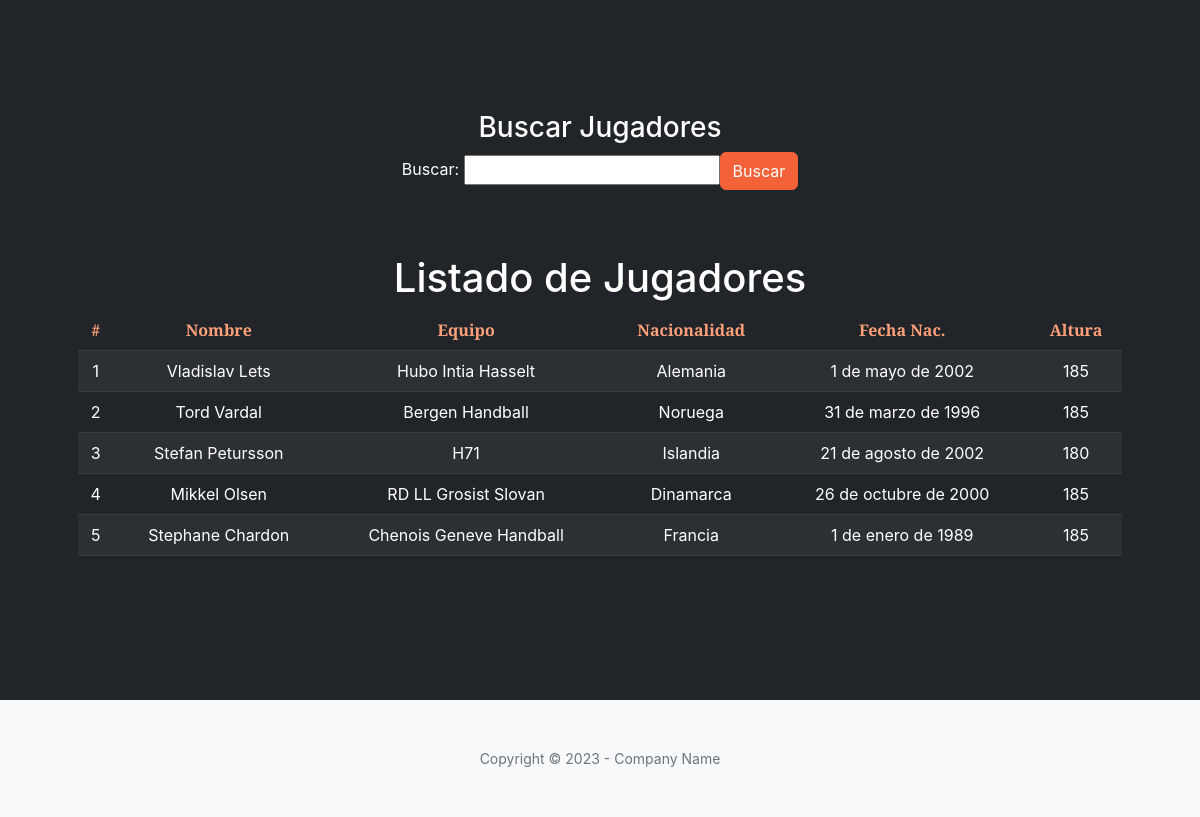
The app's page /jugadores/ (lower part), older data.
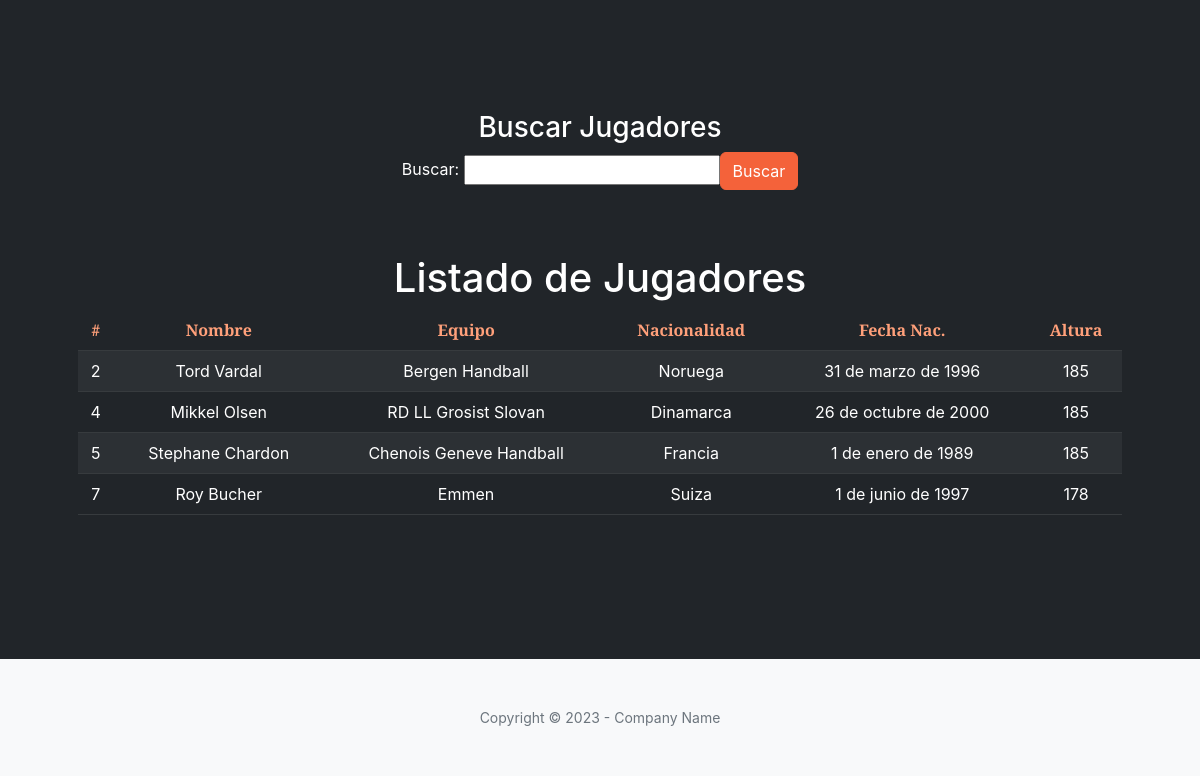
The same page, newer data.
### handball_app/models.py (models this page shows, shortened)
class Jugador(models.Model):
    nombre = models.CharField(max_length=255)
    altura = models.IntegerField()
    fecha_nacimiento = models.DateField()
    nacionalidad = models.CharField(max_length=100)
    club = models.CharField(max_length=100)
    estado_actividad = models.BooleanField()
    class Meta:
        verbose_name = 'Jugador'
        verbose_name_plural = 'Jugadores'

### handball_app/views.py (the view)
# urls.py: path('jugadores/', JugadorList.as_view(), name='jugadores'),
class JugadorList(ListView):
    model = Jugador

### handball_app/templates/handball_app/jugador_list.html (shortened to what this page needs)
{% extends 'handball_app/base.html' %}
{% load static %}
{% block datos %}
<h3>Buscar Jugadores</h3>
<form action="/jugadoresBuscar" method="get">
    <p> Buscar: <input type="text" name="buscar", id="buscar"><input class="btn btn-primary"type="submit" value="Buscar"></p>
</form>
<br>
<br>
<h1>Listado de Jugadores</h1>
<table class="table table-striped table-dark">
    <thead style="color:lightsalmon">
        <tr>
            <th scope="col">#</th>
            <th scope="col">Nombre</th>
            <th scope="col">Equipo</th>
            <th scope="col">Nacionalidad</th>
            <th scope="col">Fecha Nac.</th>
            <th scope="col">Altura</th>
        </tr>
    </thead>
    <tbody>
    {% for j in jugador_list %}
        <tr>
            <td>{{ j.id }}</td>
            <td>{{ j.nombre }}</td>
            <td>{{ j.club }}</td>
            <td>{{ j.nacionalidad }}</td>
            <td>{{ j.fecha_nacimiento }}</td>
            <td>{{ j.altura }}</td>
        </tr>
    {% endfor %}
    </tbody>
</table>
{% endblock datos %}

### handball_app/templates/handball_app/base.html (shortened to what this page needs)
<!DOCTYPE html>
<html lang="en">
    <head>
        {% load static %}
        <link href="https://cdn.jsdelivr.net/npm/bootstrap-icons@1.5.0/font/bootstrap-icons.css" rel="stylesheet" />
        <link href="https://cdnjs.cloudflare.com/ajax/libs/SimpleLightbox/2.1.0/simpleLightbox.min.css" rel="stylesheet" />
        <link href="{% static 'handball_app/css/styles.css' %}" rel="stylesheet" />
    </head>
    <body id="page-top">
        <section id="datos" class="page-section bg-dark text-white">
            <div class="container px-4 px-lg-5 text-center">
                {% block datos %}
                {% endblock datos %}
            </div>
        </section>
        <footer class="bg-light py-5">
            <div class="container px-4 px-lg-5"><div class="small text-center text-muted">Copyright &copy; 2023 - Company Name</div></div>
        </footer>
    </body>
</html>

Row changes from the older to the newer data that the page shows:
removed Jugador: id "1", nombre "Vladislav Lets", club "Hubo Intia Hasselt", nacionalidad "Alemania", fecha_nacimiento "1 de mayo de 2002", altura "185"
removed Jugador: id "3", nombre "Stefan Petursson", club "H71", nacionalidad "Islandia", fecha_nacimiento "21 de agosto de 2002", altura "180"
added Jugador: id "7", nombre "Roy Bucher", club "Emmen", nacionalidad "Suiza", fecha_nacimiento "1 de junio de 1997", altura "178"
